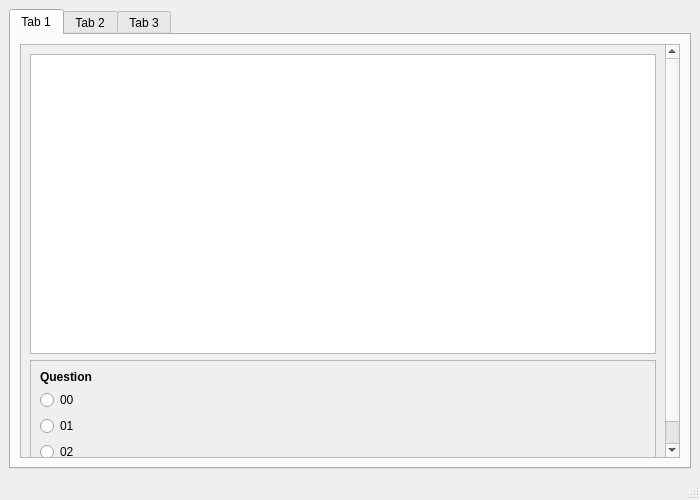
<?xml version="1.0" encoding="UTF-8"?>
<ui version="4.0">
 <class>MainWindow</class>
 <widget class="QMainWindow" name="MainWindow">
  <property name="geometry">
   <rect>
    <x>0</x>
    <y>0</y>
    <width>700</width>
    <height>500</height>
   </rect>
  </property>
  <property name="windowTitle">
   <string>MainWindow</string>
  </property>
  <widget class="QWidget" name="centralwidget">
   <layout class="QVBoxLayout" name="verticalLayout">
    <item>
     <widget class="QTabWidget" name="Tab3">
      <property name="currentIndex">
       <number>0</number>
      </property>
      <widget class="QWidget" name="tab_1">
       <attribute name="title">
        <string>Tab 1</string>
       </attribute>
       <layout class="QVBoxLayout" name="verticalLayout_2">
        <item>
         <widget class="QScrollArea" name="scrollArea">
          <property name="widgetResizable">
           <bool>true</bool>
          </property>
          <widget class="QWidget" name="scrollAreaWidgetContents">
           <property name="geometry">
            <rect>
             <x>0</x>
             <y>-31</y>
             <width>639</width>
             <height>426</height>
            </rect>
           </property>
           <layout class="QVBoxLayout" name="verticalLayout_5">
            <item>
             <widget class="QTextEdit" name="textEdit">
              <property name="minimumSize">
               <size>
                <width>500</width>
                <height>300</height>
               </size>
              </property>
             </widget>
            </item>
            <item>
             <widget class="QFrame" name="frame">
              <property name="frameShape">
               <enum>QFrame::StyledPanel</enum>
              </property>
              <property name="frameShadow">
               <enum>QFrame::Raised</enum>
              </property>
              <layout class="QVBoxLayout" name="verticalLayout_6">
               <item>
                <widget class="QLabel" name="label">
                 <property name="font">
                  <font>
                   <weight>75</weight>
                   <bold>true</bold>
                  </font>
                 </property>
                 <property name="text">
                  <string>Question</string>
                 </property>
                </widget>
               </item>
               <item>
                <widget class="QRadioButton" name="radioButton">
                 <property name="text">
                  <string>00</string>
                 </property>
                 <attribute name="buttonGroup">
                  <string notr="true">buttonGroup</string>
                 </attribute>
                </widget>
               </item>
               <item>
                <widget class="QRadioButton" name="radioButton_2">
                 <property name="text">
                  <string>01</string>
                 </property>
                 <attribute name="buttonGroup">
                  <string notr="true">buttonGroup</string>
                 </attribute>
                </widget>
               </item>
               <item>
                <widget class="QRadioButton" name="radioButton_3">
                 <property name="text">
                  <string>02</string>
                 </property>
                 <attribute name="buttonGroup">
                  <string notr="true">buttonGroup</string>
                 </attribute>
                </widget>
               </item>
              </layout>
             </widget>
            </item>
           </layout>
          </widget>
         </widget>
        </item>
       </layout>
      </widget>
      <widget class="QWidget" name="tab_2">
       <attribute name="title">
        <string>Tab 2</string>
       </attribute>
       <layout class="QVBoxLayout" name="verticalLayout_3">
        <item>
         <widget class="QScrollArea" name="scrollArea_2">
          <property name="widgetResizable">
           <bool>true</bool>
          </property>
          <widget class="QWidget" name="scrollAreaWidgetContents_2">
           <property name="geometry">
            <rect>
             <x>0</x>
             <y>-31</y>
             <width>639</width>
             <height>426</height>
            </rect>
           </property>
           <layout class="QVBoxLayout" name="verticalLayout_8">
            <item>
             <widget class="QTextEdit" name="textEdit_2">
              <property name="minimumSize">
               <size>
                <width>500</width>
                <height>300</height>
               </size>
              </property>
             </widget>
            </item>
            <item>
             <widget class="QFrame" name="frame_2">
              <property name="frameShape">
               <enum>QFrame::StyledPanel</enum>
              </property>
              <property name="frameShadow">
               <enum>QFrame::Raised</enum>
              </property>
              <layout class="QVBoxLayout" name="verticalLayout_7">
               <item>
                <widget class="QLabel" name="label_2">
                 <property name="font">
                  <font>
                   <weight>75</weight>
                   <bold>true</bold>
                  </font>
                 </property>
                 <property name="text">
                  <string>Question</string>
                 </property>
                </widget>
               </item>
               <item>
                <widget class="QRadioButton" name="radioButton_4">
                 <property name="text">
                  <string>10</string>
                 </property>
                 <attribute name="buttonGroup">
                  <string notr="true">buttonGroup_2</string>
                 </attribute>
                </widget>
               </item>
               <item>
                <widget class="QRadioButton" name="radioButton_5">
                 <property name="text">
                  <string>11</string>
                 </property>
                 <attribute name="buttonGroup">
                  <string notr="true">buttonGroup_2</string>
                 </attribute>
                </widget>
               </item>
               <item>
                <widget class="QRadioButton" name="radioButton_6">
                 <property name="text">
                  <string>12</string>
                 </property>
                 <attribute name="buttonGroup">
                  <string notr="true">buttonGroup_2</string>
                 </attribute>
                </widget>
               </item>
              </layout>
             </widget>
            </item>
           </layout>
          </widget>
         </widget>
        </item>
       </layout>
      </widget>
      <widget class="QWidget" name="tab_3">
       <attribute name="title">
        <string>Tab 3</string>
       </attribute>
       <layout class="QVBoxLayout" name="verticalLayout_4">
        <item>
         <widget class="QScrollArea" name="scrollArea_3">
          <property name="widgetResizable">
           <bool>true</bool>
          </property>
          <widget class="QWidget" name="scrollAreaWidgetContents_3">
           <property name="geometry">
            <rect>
             <x>0</x>
             <y>-31</y>
             <width>639</width>
             <height>426</height>
            </rect>
           </property>
           <layout class="QVBoxLayout" name="verticalLayout_10">
            <item>
             <widget class="QTextEdit" name="textEdit_3">
              <property name="minimumSize">
               <size>
                <width>500</width>
                <height>300</height>
               </size>
              </property>
             </widget>
            </item>
            <item>
             <widget class="QFrame" name="frame_3">
              <property name="frameShape">
               <enum>QFrame::StyledPanel</enum>
              </property>
              <property name="frameShadow">
               <enum>QFrame::Raised</enum>
              </property>
              <layout class="QVBoxLayout" name="verticalLayout_9">
               <item>
                <widget class="QLabel" name="label_3">
                 <property name="font">
                  <font>
                   <weight>75</weight>
                   <bold>true</bold>
                  </font>
                 </property>
                 <property name="text">
                  <string>Question</string>
                 </property>
                </widget>
               </item>
               <item>
                <widget class="QRadioButton" name="radioButton_7">
                 <property name="text">
                  <string>20</string>
                 </property>
                 <attribute name="buttonGroup">
                  <string notr="true">buttonGroup_3</string>
                 </attribute>
                </widget>
               </item>
               <item>
                <widget class="QRadioButton" name="radioButton_8">
                 <property name="text">
                  <string>21</string>
                 </property>
                 <attribute name="buttonGroup">
                  <string notr="true">buttonGroup_3</string>
                 </attribute>
                </widget>
               </item>
               <item>
                <widget class="QRadioButton" name="radioButton_9">
                 <property name="text">
                  <string>22</string>
                 </property>
                 <attribute name="buttonGroup">
                  <string notr="true">buttonGroup_3</string>
                 </attribute>
                </widget>
               </item>
              </layout>
             </widget>
            </item>
           </layout>
          </widget>
         </widget>
        </item>
       </layout>
      </widget>
     </widget>
    </item>
   </layout>
  </widget>
  <widget class="QMenuBar" name="menubar">
   <property name="geometry">
    <rect>
     <x>0</x>
     <y>0</y>
     <width>700</width>
     <height>21</height>
    </rect>
   </property>
  </widget>
  <widget class="QStatusBar" name="statusbar"/>
 </widget>
 <resources/>
 <connections/>
 <buttongroups>
  <buttongroup name="buttonGroup"/>
  <buttongroup name="buttonGroup_2"/>
  <buttongroup name="buttonGroup_3"/>
 </buttongroups>
</ui>
